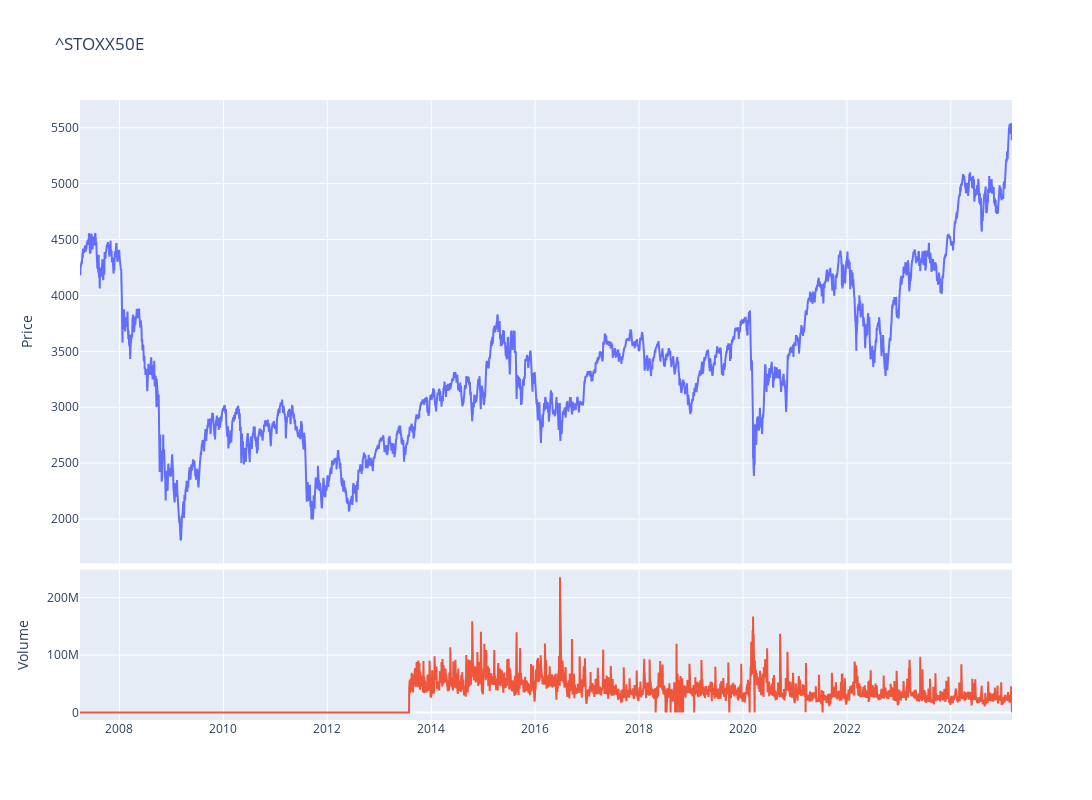

The notebook cell this image was saved under:
### Code cell
fig = make_subplots(rows=4, cols=1,shared_xaxes=True,vertical_spacing=0.01,specs=[[{'rowspan':3,'colspan':1}],[None],[None],[{'rowspan':1,'colspan':1}]])

# Graph (1,1)
fig.add_trace(go.Scatter(x=stock_ticker.index,y=stock_ticker['Close'],mode="lines",name=f"{ticker}"),row=1, col=1)
# Update xaxis properties
fig.update_yaxes(title_text="Price", row=1, col=1)

# Graph (4,1)
fig.add_trace(go.Scatter(x=stock_ticker.index,y=stock_ticker['Volume'],mode="lines",name='Volume'),row=4, col=1)
fig.update_yaxes(title_text="Volume", row=4, col=1)

fig.update_layout(height=800, width=1300,showlegend=False,title=f"{ticker}")

fig.show()

### Figure 1 — Plotly figure (JSON) as saved in the notebook; plotly's stock layout.template omitted (floating-point values rounded to 4 significant figures; data arrays with more than 128 entries replaced by an {"elided": "..."} marker saying what was removed)
{"data": [{"mode": "lines", "name": "^STOXX50E", "type": "scatter", "x": {"elided": "4497 str values"}, "xaxis": "x", "y": {"elided": "4497 float values"}, "yaxis": "y"}, {"mode": "lines", "name": "Volume", "type": "scatter", "x": {"elided": "4497 str values"}, "xaxis": "x2", "y": {"elided": "4497 int values"}, "yaxis": "y2"}], "layout": {"height": 800, "showlegend": false, "title": {"text": "^STOXX50E"}, "width": 1300, "xaxis": {"anchor": "y", "domain": [0, 1], "matches": "x2", "showticklabels": false}, "xaxis2": {"anchor": "y2", "domain": [0, 1]}, "yaxis": {"anchor": "x", "domain": [0.2525, 1], "title": {"text": "Price"}}, "yaxis2": {"anchor": "x2", "domain": [0, 0.2425], "title": {"text": "Volume"}}}}
